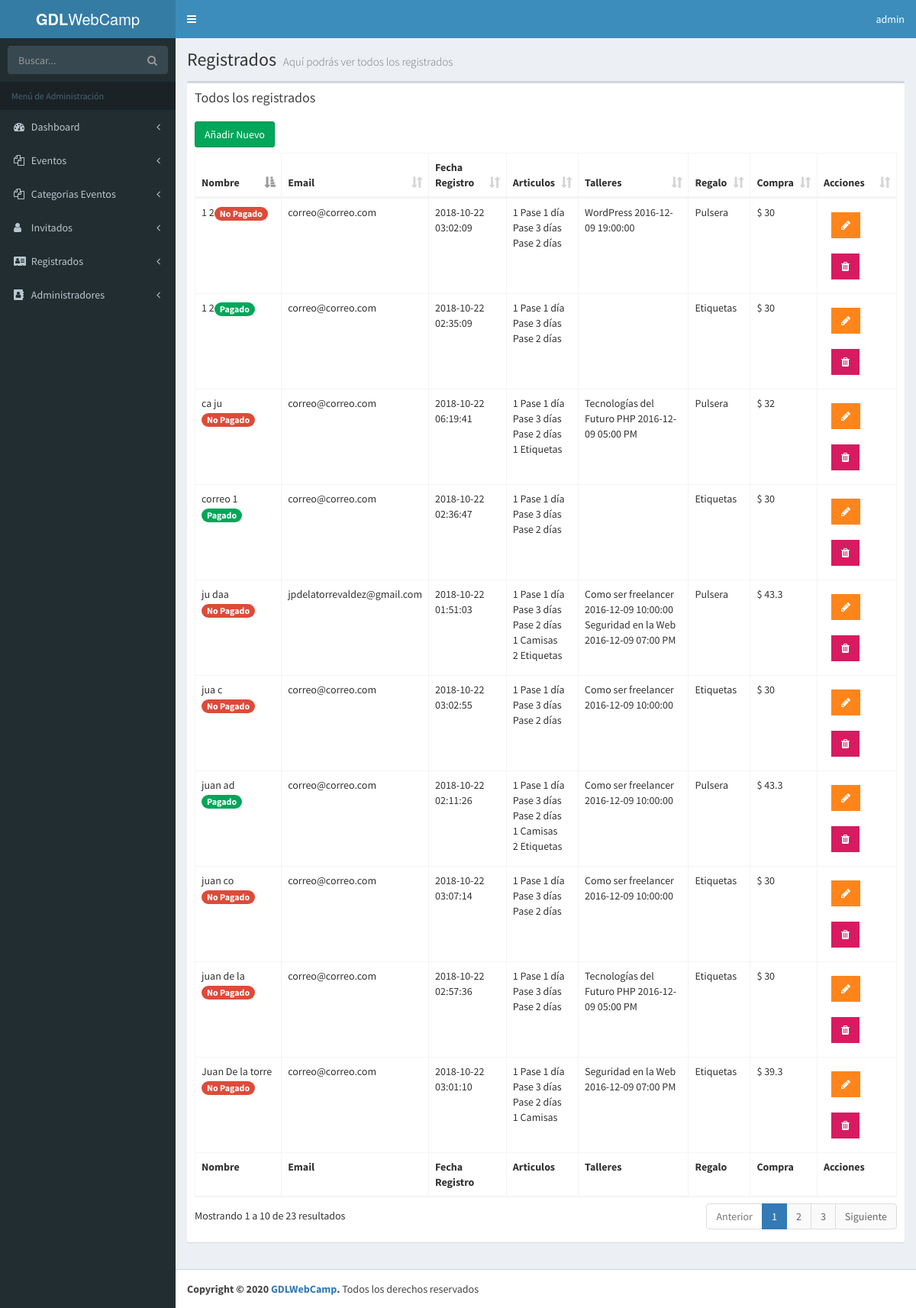
/temp/GDLWEBCAMP/gdlwebcamp/admin/lista-registrados.php (signed in), run on the app's committed database.
### tables this page shows
CREATE TABLE `registrados` (
  `ID_Registrado` bigint(20) UNSIGNED NOT NULL,
  `nombre_registrado` varchar(50) NOT NULL,
  `apellido_registrado` varchar(50) NOT NULL,
  `email_registrado` varchar(100) NOT NULL,
  `fecha_registro` datetime NOT NULL,
  `pases_articulos` longtext NOT NULL,
  `talleres_registrados` longtext NOT NULL,
  `regalo` int(11) NOT NULL,
  `total_pagado` varchar(50) NOT NULL,
  `pagado` int(1) NOT NULL
);

CREATE TABLE `eventos` (
  `evento_id` tinyint(10) NOT NULL,
  `nombre_evento` varchar(60) NOT NULL,
  `fecha_evento` date NOT NULL,
  `hora_evento` varchar(10) NOT NULL,
  `id_cat_evento` tinyint(10) NOT NULL,
  `id_inv` tinyint(4) NOT NULL,
  `clave` varchar(10) NOT NULL
);

CREATE TABLE `regalos` (
  `ID_regalo` int(11) NOT NULL,
  `nombre_regalo` varchar(50) NOT NULL
);

### temp/GDLWEBCAMP/gdlwebcamp/admin/lista-registrados.php (the view, shortened to what this page needs)
<?php
include_once 'funciones/funciones.php';
include_once 'templates/header.php'; ?>
<body class="hold-transition skin-blue fixed sidebar-mini">
<div class="wrapper">
    <?php include_once 'templates/barra.php'; ?>
    <?php include_once 'templates/navegacion.php'; ?>
  <div class="content-wrapper">
    <section class="content-header">
      <h1>
        Registrados
        <small>Aquí podrás ver todos los registrados</small>
      </h1>
    </section>
    <section class="content">
    <div class="row">
      <div class="col-xs-12">
        <div class="box">
          <div class="box-header">
            <h3 class="box-title">Todos los registrados</h3>
          </div>
          <div class="box-body">
            <a href="nuevo-registrado.php" class="btn btn-success">Añadir Nuevo</a>
            <table id="registros" class="table table-bordered table-hover">
                <thead>
                        <tr>
                            <th>Nombre</th>
                            <th>Email</th>
                            <th>Fecha Registro</th>
                            <th>Articulos</th>
                            <th>Talleres</th>
                            <th>Regalo</th>
                            <th>Compra</th>
                            <th>Acciones</th>
                        </tr>
                </thead>
                <tbody>
                <?php
                  try {
                    $sql = "SELECT registrados.*, regalos.nombre_regalo FROM registrados ";
                    $sql .= "  JOIN regalos ";
                    $sql .= " ON registrados.regalo = regalos.ID_regalo ";
                    $resultado = $conn->query($sql);
                  } catch (Exception $e) {
                    $error = $e->getMessage();
                  }
                 while( $registrado = $resultado->fetch_assoc() ) { ?>
                    <tr>
                            <td>
                                <?php echo $registrado['nombre_registrado'] . " " . $registrado['apellido_registrado'];
                                      $pagado = $registrado['pagado'];
                                      if($pagado):
                                           echo '<span class="badge bg-green">Pagado</span>';
                                      else:
                                            echo '<span class="badge bg-red">No Pagado</span>';
                                      endif;
                                ?>
                            </td>
                            <td><?php echo $registrado['email_registrado']; ?></td>
                            <td><?php echo $registrado['fecha_registro']; ?></td>
                            <td>
                                <?php
                                    $articulos = json_decode($registrado['pases_articulos'], true);
                                    $arreglo_articulos = array(
                                        'un_dia' => 'Pase 1 día',
                                        'pase_2dias' => 'Pase 2 días',
                                        'pase_completo' => 'Pase 3 días',
                                        'camisas' => 'Camisas',
                                        'etiquetas' => 'Etiquetas'
                                    );
                                    foreach($articulos as $llave => $articulo) {
                                       if(array_key_exists('cantidad', $articulo)) {
                                         echo $articulo['cantidad'] . " " .  $arreglo_articulos[$llave] . "<br>";
                                       } else {
                                        echo $articulo . " " .  $arreglo_articulos[$llave] . "<br>";
                                       }
                                    }
                                ?>
                            </td>
                            <td>
                                <?php
                                    $eventos_resultado = $registrado['talleres_registrados'];
                                    $talleres = json_decode( $eventos_resultado, true);
                                    $talleres = implode("', '", $talleres['eventos']);
                                    $sql_talleres = "SELECT nombre_evento, fecha_evento, hora_evento FROM eventos WHERE evento_id IN  ('$talleres') OR clave IN ('$talleres')  " ;
                                    $resultado_talleres =  $conn->query($sql_talleres);
                                    while($eventos = $resultado_talleres->fetch_assoc()){
                                          echo $eventos['nombre_evento'] . " " . $eventos['fecha_evento'] . " " . $eventos['hora_evento'] . "<br>";
                                    }
                                ?>
                            </td>
                            <td><?php echo $registrado['nombre_regalo']; ?></td>
                            <td>$ <?php echo $registrado['total_pagado']; ?></td>
                            <td>
                                <a href="editar-registrado.php?id=<?php echo $registrado['ID_Registrado']; ?>" type="button" class="btn bg-orange btn-flat margin"> <i class="fa fa-pencil" aria-hidden="true"></i></a>
                                <a href="#" data-id="<?php echo $registrado['ID_Registrado']; ?>" data-tipo="registrado" type="button" class="btn bg-maroon btn-flat margin borrar_registro"><i class="fa fa-trash" aria-hidden="true"></i></a>
                            </td>
                    </tr>
                <?php } ?>
                </tbody>
                <tfoot>
                    <tr>
                    <th>Nombre</th>
                    <th>Email</th>
                    <th>Fecha Registro</th>
                    <th>Articulos</th>
                    <th>Talleres</th>
                    <th>Regalo</th>
                    <th>Compra</th>
                    <th>Acciones</th>
                    </tr>
                </tfoot>
            </table>
          </div>
        </div>
      </div>
    </div>
  </section>
  </div>
<?php
  include_once 'templates/footer.php';
  include_once 'templates/footer-scripts.php';
?>

### data on the page
registrados: nombre_registrado "ju", apellido_registrado "daa", pagado "No Pagado", email_registrado "jpdelatorrevaldez@gmail.com", fecha_registro "2018-10-22 01:51:03", cantidad "1", llave "Pase 1 día", llave "Pase 3 días", llave "Pase 2 días", pases_articulos "1", llave "Camisas", pases_articulos "2", llave "Etiquetas", regalo.nombre_regalo "Pulsera", total_pagado "43.3"
eventos: nombre_evento "Como ser freelancer", fecha_evento "2016-12-09", hora_evento "10:00:00"
eventos: nombre_evento "Seguridad en la Web", fecha_evento "2016-12-09", hora_evento "07:00 PM"
registrados: nombre_registrado "juan", apellido_registrado "ad", pagado "Pagado", email_registrado "correo@correo.com", fecha_registro "2018-10-22 02:11:26", cantidad "1", llave "Pase 1 día", llave "Pase 3 días", llave "Pase 2 días", pases_articulos "1", llave "Camisas", pases_articulos "2", llave "Etiquetas", regalo.nombre_regalo "Pulsera", total_pagado "43.3"
registrados: nombre_registrado "1", apellido_registrado "2", pagado "Pagado", email_registrado "correo@correo.com", fecha_registro "2018-10-22 02:35:09", cantidad "1", llave "Pase 1 día", llave "Pase 3 días", llave "Pase 2 días", regalo.nombre_regalo "Etiquetas", total_pagado "30"
registrados: nombre_registrado "correo", apellido_registrado "1", pagado "Pagado", email_registrado "correo@correo.com", fecha_registro "2018-10-22 02:36:47", cantidad "1", llave "Pase 1 día", llave "Pase 3 días", llave "Pase 2 días", regalo.nombre_regalo "Etiquetas", total_pagado "30"
registrados: nombre_registrado "juan", apellido_registrado "de la", pagado "No Pagado", email_registrado "correo@correo.com", fecha_registro "2018-10-22 02:57:36", cantidad "1", llave "Pase 1 día", llave "Pase 3 días", llave "Pase 2 días", regalo.nombre_regalo "Etiquetas", total_pagado "30"
eventos: nombre_evento "Tecnologías del Futuro PHP", fecha_evento "2016-12-09", hora_evento "05:00 PM"
registrados: nombre_registrado "Juan", apellido_registrado "De la torre", pagado "No Pagado", email_registrado "correo@correo.com", fecha_registro "2018-10-22 03:01:10", cantidad "1", llave "Pase 1 día", llave "Pase 3 días", llave "Pase 2 días", pases_articulos "1", llave "Camisas", regalo.nombre_regalo "Etiquetas", total_pagado "39.3"
registrados: nombre_registrado "1", apellido_registrado "2", pagado "No Pagado", email_registrado "correo@correo.com", fecha_registro "2018-10-22 03:02:09", cantidad "1", llave "Pase 1 día", llave "Pase 3 días", llave "Pase 2 días", regalo.nombre_regalo "Pulsera", total_pagado "30"
eventos: nombre_evento "WordPress", fecha_evento "2016-12-09", hora_evento "19:00:00"
registrados: nombre_registrado "jua", apellido_registrado "c", pagado "No Pagado", email_registrado "correo@correo.com", fecha_registro "2018-10-22 03:02:55", cantidad "1", llave "Pase 1 día", llave "Pase 3 días", llave "Pase 2 días", regalo.nombre_regalo "Etiquetas", total_pagado "30"
registrados: nombre_registrado "juan", apellido_registrado "co", pagado "No Pagado", email_registrado "correo@correo.com", fecha_registro "2018-10-22 03:07:14", cantidad "1", llave "Pase 1 día", llave "Pase 3 días", llave "Pase 2 días", regalo.nombre_regalo "Etiquetas", total_pagado "30"
registrados: nombre_registrado "ca", apellido_registrado "ju", pagado "No Pagado", email_registrado "correo@correo.com", fecha_registro "2018-10-22 06:19:41", cantidad "1", llave "Pase 1 día", llave "Pase 3 días", llave "Pase 2 días", pases_articulos "1", llave "Etiquetas", regalo.nombre_regalo "Pulsera", total_pagado "32"

### other printed values
$usuario "admin"
